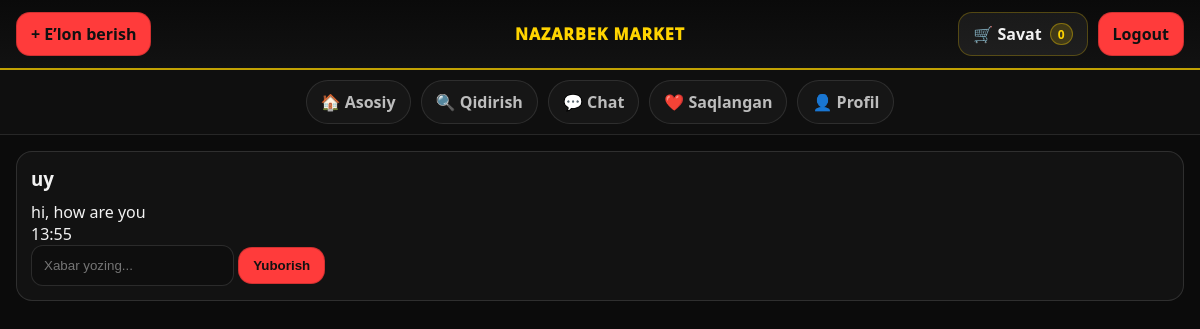
The app's page /customers/1/ (signed in), older data.
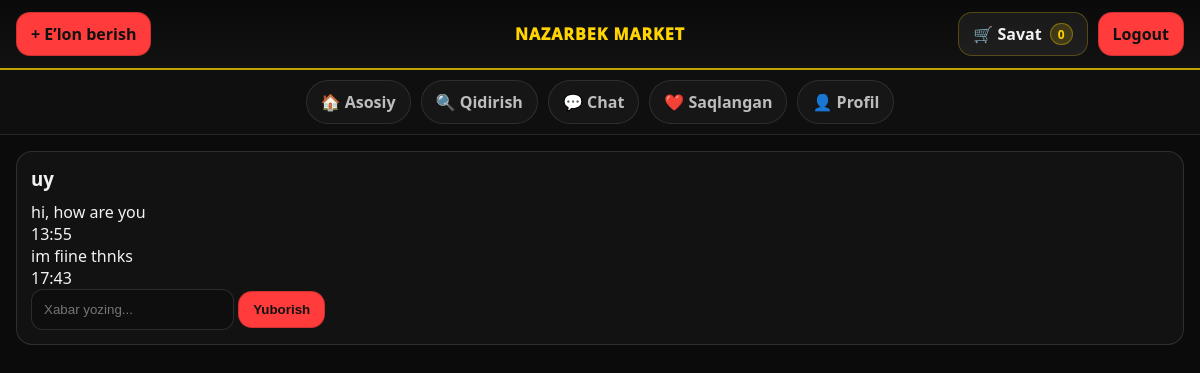
The same page, newer data.
### customer/models.py (models this page shows, shortened)
class Message(models.Model):
    conversation = models.ForeignKey(Conversation, on_delete=models.CASCADE, related_name="messages")
    sender = models.ForeignKey(settings.AUTH_USER_MODEL, on_delete=models.CASCADE, related_name="sent_messages")
    text = models.TextField()
    created_at = models.DateTimeField(auto_now_add=True)
    is_read = models.BooleanField(default=False)
    class Meta:
        ordering = ["created_at"]

### customer/views.py (the view)
# urls.py: path("<int:conv_id>/",chat_detail_view, name="chat_detail"),
@login_required
def chat_detail_view(request, conv_id):
    conv = get_object_or_404(Conversation, id=conv_id)
    if request.user not in (conv.buyer, conv.seller):
        return redirect("chats")
    if request.method == "POST":
        text = (request.POST.get("text") or "").strip()
        if text:
            Message.objects.create(conversation=conv, sender=request.user, text=text)
        return redirect("chat_detail", conv.id)
    msgs = conv.messages.select_related("sender").all()
    return render(request, "chat_detail.html", {
        "conv": conv,
        "messages": msgs,
        "cart_count": 0,
    })

### configapp/context_processors.py (called while the page is built)
def cart_count(request):
    if request.user.is_authenticated:
        total = CartItem.objects.filter(user=request.user).aggregate(s=Sum("quantity"))["s"] or 0
        return {"cart_count": total}
    return {"cart_count": 0}

### templates/chat_detail.html (shortened to what this page needs)
{% extends "dashboard.html" %}
{% block content %}
<div class="block">
  <div class="block__head">
    <h3>{{ conv.product.title }}</h3>
  </div>
  <div class="chatbox2">
    {% for m in messages %}
      <div class="msg {% if m.sender == request.user %}msg--me{% else %}msg--you{% endif %}">
        <div class="msg__text">{{ m.text }}</div>
        <div class="msg__time">{{ m.created_at|date:"H:i" }}</div>
      </div>
    {% endfor %}
  </div>
  <form method="post" class="chatinput">
    <input name="text" placeholder="Xabar yozing..." autocomplete="off">
    <button class="btn btn--red" type="submit">Yuborish</button>
  </form>
</div>
{% endblock %}

Row changes from the older to the newer data that the page shows:
added Message: text "im fiine thnks", created_at "17:43"
